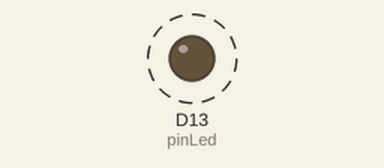
Bench run of a program on a simulated Arduino board driven over Firmata from a computer. On the bench: output pins drawn as LEDs (lit = HIGH). Dashed ring = blinking.

Above: at 5.5 s.
Timing chart, 0 to 9.6 s (numbered marks = the images above):
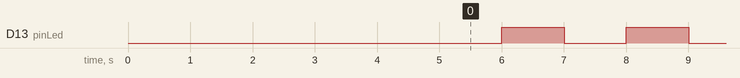

Measured:
- by itself, D13 (pinLed): alternates HIGH for 1.0 s and LOW for 1.0 s

The program:

exemplo.py
```python
from pyfirmata import Arduino, util
import time

pinLed = 13

board = Arduino('COM8') # Verifica a porta COM no caso de linux /dev/tty..


def blinkLed(blynkTime = 1):
    while True:
        board.digital[pinLed].write(0)
        time.sleep(1)
        board.digital[pinLed].write(1)
        time.sleep(1)

if __name__ == '__main__': # Executa a função
    blinkLed()
```
